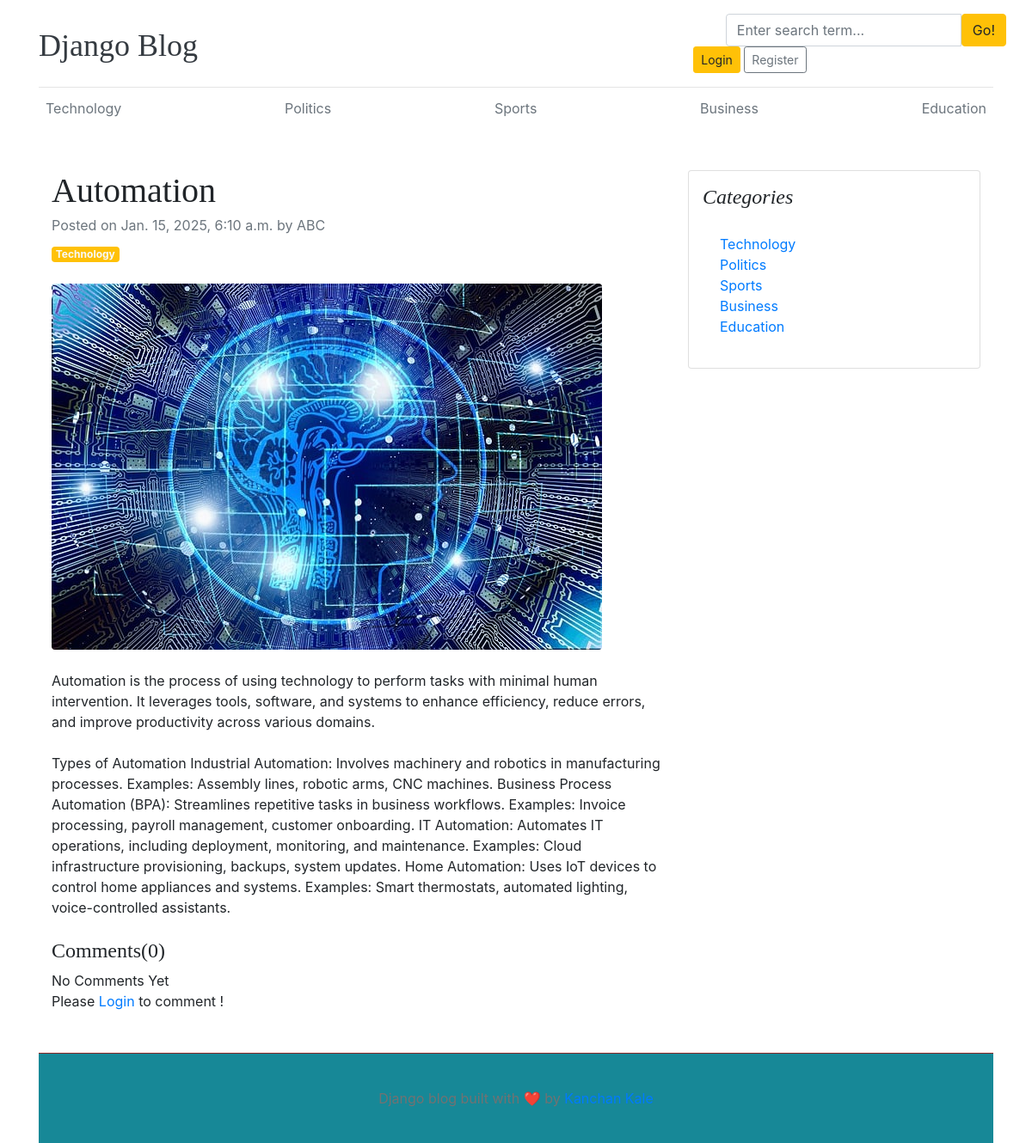
/blogs/automation/, run on the app's committed database.
### blogs/models.py (models this page shows, shortened)
class Category(models.Model):
    category_name=models.CharField(max_length=50,unique=True)
    created_at=models.DateTimeField(auto_now_add=True)
    updated_at=models.DateTimeField(auto_now=True)
    class Meta:
        verbose_name_plural='categories'
    def __str__(self):
        return self.category_name

class Blogs(models.Model):
    title=models.CharField(max_length=100,unique=True)
    slug=models.SlugField(unique=True,blank=True)
    category=models.ForeignKey(Category,on_delete=models.CASCADE)
    author=models.ForeignKey(User,on_delete=models.CASCADE)
    blog_image=models.ImageField(upload_to='uploads/%y/%m/%d')
    short_description=models.TextField(max_length=1000)
    blog_body=models.TextField(max_length=3000)
    status=models.CharField(max_length=100,choices=STATUS_CHOICE,default='draft')
    is_featured=models.BooleanField(default=False)
    created_at=models.DateTimeField(auto_now_add=True)
    updated_at=models.DateTimeField(auto_now=True)
    class Meta:
        verbose_name_plural='blogs'

### blogs/views.py (the view, shortened to what this page needs)
# urls.py: path('blogs/<slug:slug>/', BlogsView.blogs, name='blogs'), # Generic pattern comes last
def blogs(request, slug):
    single_post = get_object_or_404(Blogs, slug=slug, status='published')
    comments = Comment.objects.filter(blog=single_post)  # Use the correct variable 'blog' here
    comment_count = comments.count()
    context = {
        'single_post': single_post,  # Make sure the correct variable 'blog' is passed to the template
        'comments': comments,
        'comment_count': comment_count
    }
    return render(request, 'blogs.html', context)

### blogs/context_processors.py (called while the page is built)
def get_category(request):
    categories = Category.objects.all()  # Fetching all categories
    return {'categories': categories}

### templates/blogs.html
{% extends './base/base.html' %}
{% block content %}
<div class="container mt-5">
    <div class="row">
        <div class="col-lg-8">
            <article>
                <header class="mb-4">
                    <h1 class="fw-bolder mb-1">{{single_post.title}}</h1>
                    <div class="text-muted fst-italic mb-2">Posted on {{single_post.created_at}} by {{single_post.author}}</div>
                    <a class="badge bg-warning text-decoration-none text-light" href="#!">{{single_post.category}}</a>
                </header>
                <figure class="mb-4"><img class="img-fluid rounded" src="{{ single_post.blog_image.url }}" alt="..." /></figure>
                <section class="mb-5">
                    <p class="fs-5 mb-4">{{ single_post.short_description }}</p>
                    <p class="fs-5 mb-4">{{ single_post.blog_body }}</p>
                    <h4>Comments({{ comment_count }})</h4>
                    {% if comments %}
                    {% for comment in comments %}
                    <div class="card">
                        <div class="card-body">
                            <p class="card-text mb-0">{{ comment }}</p>
                            <span>
                                <small>{{ comment.user }}</small>
                                <small>{{ comment.created_at | timesince }} ago </small>
                            </span>
                        </div>
                    </div>
                    {% endfor %}
                    {% else %}
                     No Comments Yet
                     {% endif %}
                     <div class="form-group">
                        {% if user.is_authenticated %}
                        <form action="" method="POST">
                            {% csrf_token %}
                            <div class="form-group">
                                <textarea name="comment" class="form-control" placeholder="write your comment"></textarea>
                                <input type="submit" class="btn btn-primary mt-2"/>
                            </div>
                        </form>
                        {% else %}
                        <P>Please <span><a href="{% url 'login' %}">Login</a></span> to comment !</P>
                        {% endif %}
                     </div>
                    </section>
            </article>
        </div>
        <div class="col-lg-4">
            <div class="card mb-4 p-3">
                <h4 class="font-italic">Categories</h4>
                <div class="card-body">
                    <div class="row">
                        <div class="col-sm-6">
                            <ul class="list-unstyled mb-0">
                                {% for cat in categories %}
                                <li><a href="{% url 'posts_by_category' cat.id %}">{{ cat.category_name }}</a></li>
                                {% endfor %}
                            </ul>
                        </div>
                    </div>
                </div>
            </div>
        </div>
    </div>
</div>
{% endblock %}

### templates/base/base.html
{% include './header.html' %}
{% block content %}
{% endblock %}
{% include './footer.html' %}

### templates/base/header.html (shortened to what this page needs)
{%load static %}
<!DOCTYPE html>
<html lang="en">
<head>
    <link href="https://getbootstrap.com/docs/4.0/dist/css/bootstrap.min.css" rel="stylesheet">
    <link href="{% static 'css/blog.css' %}" rel="stylesheet">
    <link rel="stylesheet" href="https://cdnjs.cloudflare.com/ajax/libs/font-awesome/4.7.0/css/font-awesome.min.css">
  </head>
<body>
    <div class="container">
      <header class="blog-header py-3">
        <div class="row flex-nowrap justify-content-between align-items-center">
          <div class="col-4 pt-1">
            <a class="blog-header-logo text-dark" href="/">Django Blog</a>
          </div>
          <div.class="col-4">
            <form action="{% url 'search' %}"method="GET">
          <div class="input-group">
            <input class="form-control" name="keyword" type="text" placeholder="Enter search term..." aria-label="Enter search term..." aria-describedby="button-search" />
            <button type="submit" class="btn btn-warning" id="button-search" type="button">Go!</button>
        </div>
        </form>
            <div class="col-4 d-flex justify-content-end align-items-center">
              {% if not user.is_authenticated %}
              <a class="btn btn-sm btn-warning" href="{% url 'login' %}">Login</a> &nbsp;
              <a class="btn btn-sm btn-outline-secondary" href="{% url 'register' %}">Register</a>
              {% else %}
              <span><a href="{% url 'dashboard' %}"class="btn btn-warning">Dashboard</a></span> &nbsp;
              <span><a href="{% url 'logout' %}">Logout</a></span>
              {% endif %}
          </div>
        </div>
      </header>
      <div class="nav-scroller py-1 mb-2">
        <nav class="nav d-flex justify-content-between">
          {% for cat in categories %}
          <a class="p-2 text-muted" href="{% url 'posts_by_category' cat.id %}">{{ cat.category_name }}</a>
          {% endfor %}
        </nav>
      </div>

### templates/base/footer.html
<footer class="blog-footer">
  <p>Django blog built with ❤️ by <a href="#">Kanchan Kale</a></p>
</footer>

### static/css/blog.css (style rules this page uses)
.blog-header { border-bottom: 1px solid #e5e5e5; }
.blog-header-logo { font-family: "Playfair Display", Georgia, "Times New Roman", serif; font-size: 2.25rem; }
h1, h2, h3, h4, h5, h6 { font-family: "Playfair Display", Georgia, "Times New Roman", serif; }
.blog-footer { padding: 2.5rem 0; color: #727272; text-align: center; background-color: #178897; border-top: .05rem solid hsl(0, 56%, 36%); }
.blog-footer p:last-child { margin-bottom: 0; }

### data on the page
Category: category_name "Technology"
Category: category_name "Politics"
Category: category_name "Sports"
Category: category_name "Business"
Category: category_name "Education"
Blogs: title "Automation", created_at "Jan. 15, 2025, 6:10 a.m.", author "ABC", category "Technology", blog_image (picture), short_description "Automation is the process of using technology to perform tasks with minimal human intervention. It leverages tools, software, and systems to enhance efficiency, reduce errors, and improve productivity across various domains.", blog_body "Types of Automation Industrial Automation: Involves machinery and robotics in manufacturing processes. Examples: Assembly lines, robotic arms, CNC machines. Business Process Automation (BPA): Streamlines repetitive tasks in business workflows. Examples: Invoice processing, payroll management, customer onboarding. IT Automation: Automates IT operations, including deployment, monitoring, and maintenance. Examples: Cloud infrastructure provisioning, backups, system updates. Home Automation: Uses IoT devices to control home appliances and systems. Examples: Smart thermostats, automated lighting, voice-controlled assistants."

### other printed values
{{ comment_count }} "0"
